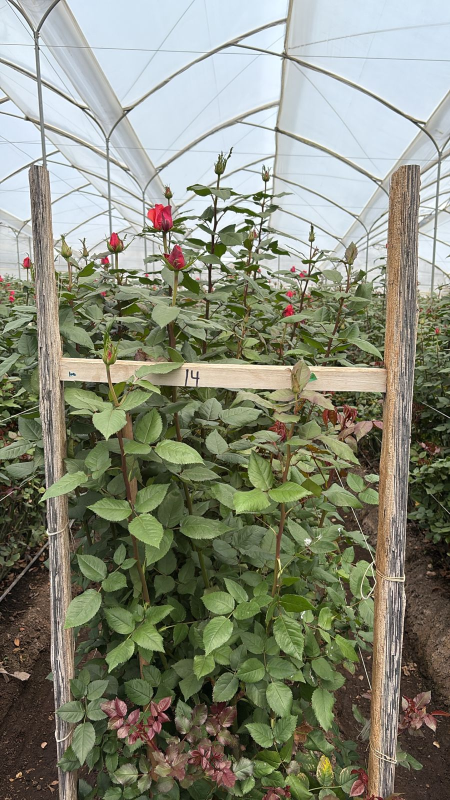
#> input picture app/imagenes/WhatsApp Image 2026-05-28 at 12.37.59 PM.jpeg, 900 x 1600 px (shown at 1/2 size)
$ python -i analisis.py   (imports and definitions only)
#> lines starting #> are read from the running program, lines starting #| are printed output that depends on the picture; after the words box and inside, x2 and y2 are one past the last pixel; in counts of white or black regions, pixels touching at a corner belong together
import cv2
import numpy as np


def preprocesar_imagen(ruta: str):
    imagen = cv2.imread(ruta)
    if imagen is None:
        raise ValueError(f"No se pudo cargar la imagen: {ruta}")
    lab = cv2.cvtColor(imagen, cv2.COLOR_BGR2LAB)
    l, a, b = cv2.split(lab)
    clahe = cv2.createCLAHE(clipLimit=2.5, tileGridSize=(8, 8))
    l = clahe.apply(l)
    lab = cv2.merge((l, a, b))
    imagen = cv2.cvtColor(lab, cv2.COLOR_LAB2BGR)
    alto, ancho = imagen.shape[:2]
    if ancho > 1200:
        factor = 1200 / ancho
        imagen = cv2.resize(imagen, (1200, int(alto * factor)))
    return imagen


def detectar_flores(imagen):
    hsv = cv2.cvtColor(imagen, cv2.COLOR_BGR2HSV)
    rojo1 = cv2.inRange(hsv, np.array([0,   80, 50]),  np.array([12,  255, 255]))
    rojo2 = cv2.inRange(hsv, np.array([150, 60, 50]),  np.array([180, 255, 255]))
    rosa  = cv2.inRange(hsv, np.array([135, 50, 50]),  np.array([175, 255, 255]))
    mascara = cv2.bitwise_or(cv2.bitwise_or(rojo1, rojo2), rosa)
    kernel = np.ones((5, 5), np.uint8)
    mascara = cv2.morphologyEx(mascara, cv2.MORPH_CLOSE, kernel)
    mascara = cv2.morphologyEx(mascara, cv2.MORPH_OPEN,  kernel)
    contornos, _ = cv2.findContours(mascara, cv2.RETR_EXTERNAL, cv2.CHAIN_APPROX_SIMPLE)
    alto_img, ancho_img = imagen.shape[:2]
    area_total = alto_img * ancho_img
    flores = [c for c in contornos if 80 < cv2.contourArea(c) < area_total * 0.10]
    return flores, alto_img


def clasificar_flores_por_altura(flores, alto_imagen: int):
    tallos_cortos = 0
    tallos_medios = 0
    tallos_largos = 0
    for flor in flores:
        x, y, w, h = cv2.boundingRect(flor)
        centro_y = y + h / 2
        posicion_relativa = centro_y / alto_imagen
        if posicion_relativa > 0.65:
            tallos_largos += 1
        elif posicion_relativa > 0.35:
            tallos_medios += 1
        else:
            tallos_cortos += 1
    return tallos_cortos, tallos_medios, tallos_largos


def detectar_etapa_crecimiento(flores, imagen):
    if len(flores) == 0:
        return "sin_flor"
    puntaje_boton = 0
    puntaje_apertura = 0
    puntaje_abierta = 0
    for flor in flores:
        x, y, w, h = cv2.boundingRect(flor)
        ratio = h / w if w > 0 else 1
        if ratio > 1.4:
            puntaje_boton += 1
        elif ratio > 0.9:
            puntaje_apertura += 1
        else:
            puntaje_abierta += 1
    max_p = max(puntaje_boton, puntaje_apertura, puntaje_abierta)
    if max_p == puntaje_boton:
        return "boton_cerrado"
    elif max_p == puntaje_apertura:
        return "en_apertura"
    else:
        return "flor_abierta"


def calcular_confianza(flores, imagen):
    n = len(flores)
    if n == 0:
        return 0.25
    elif n < 3:
        return 0.50
    elif n < 8:
        return 0.72
    elif n < 20:
        return 0.85
    else:
        return 0.91


def analizar_imagen(ruta: str) -> dict:
    try:
        imagen = preprocesar_imagen(ruta)
#> in preprocesar_imagen, imagen is the input picture: shape (1600, 900, 3); mean B, G, R 120.6, 137.9, 134.4
#> in preprocesar_imagen, `l, a, b = cv2.split(lab)`:
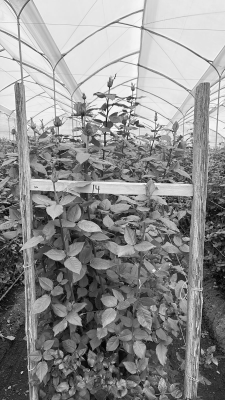
#> l: shape (1600, 900) (shown at 1/4 size); min 0, max 255, mean 141.7
#> in preprocesar_imagen, `l, a, b = cv2.split(lab)`:
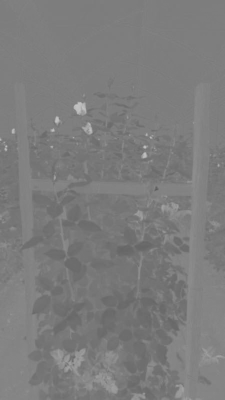
#> a: shape (1600, 900) (shown at 1/4 size); min 87, max 200, mean 123.9
#> in preprocesar_imagen, `l, a, b = cv2.split(lab)`:
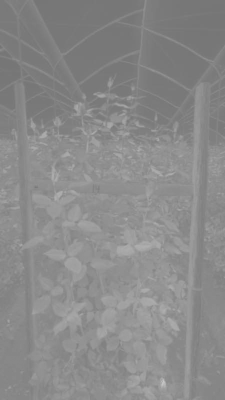
#> b: shape (1600, 900) (shown at 1/4 size); min 114, max 207, mean 137.5
#> in preprocesar_imagen, `l = clahe.apply(l)`:
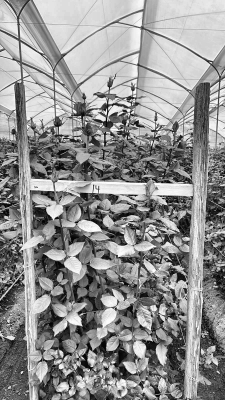
#> l: shape (1600, 900) (shown at 1/4 size); min 0, max 255, mean 144.5
#> in preprocesar_imagen, `imagen = cv2.cvtColor(lab, cv2.COLOR_LAB2BGR)`:
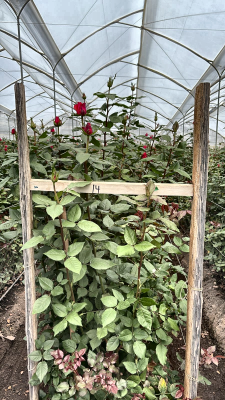
#> imagen: shape (1600, 900, 3) (shown at 1/4 size); mean B, G, R 123.6, 141.1, 137.7
        flores, alto_imagen = detectar_flores(imagen)
#> in detectar_flores, `rojo1 = cv2.inRange(hsv, np.array([0,   80, 50]),  np.array([12,  255,..`:
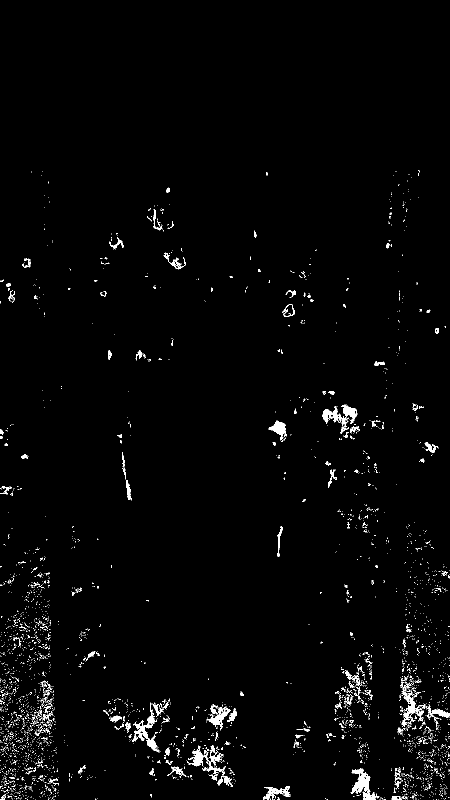
#> rojo1: shape (1600, 900) (shown at 1/2 size); 1.8% white; 3745 white regions (3591 under 20 px), largest, box (x1, y1, x2, y2) and area: (645, 809, 715, 868) 1325, (703, 1537, 757, 1600) 1270, (264, 1405, 319, 1504) 1176
#> in detectar_flores, `mascara = cv2.morphologyEx(mascara, cv2.MORPH_OPEN,  kernel)`:
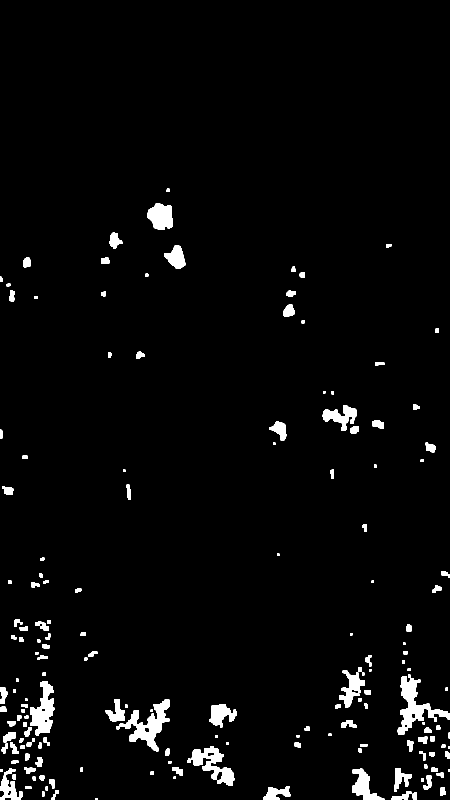
#> mascara: shape (1600, 900) (shown at 1/2 size); 3% white; 168 white regions (1 under 20 px)
#> in detectar_flores, `contornos, _ = cv2.findContours(mascara, cv2.RETR_EXTERNAL, cv2.CHAIN_..`: contornos = 168 contours, 16 with area under 20; largest, box (x1, y1, x2, y2) and area: (795, 1349, 900, 1470) 3624, (232, 1399, 339, 1503) 3560, (383, 1492, 469, 1572) 2851, (60, 1362, 109, 1472) 2772, (294, 407, 346, 459) 1980
#> in detectar_flores, `flores = [c for c in contornos if 80 < cv2.contourArea(c) < area_total..`: flores = 75 contours; largest, box (x1, y1, x2, y2) and area: (795, 1349, 900, 1470) 3624, (232, 1399, 339, 1503) 3560, (383, 1492, 469, 1572) 2851, (60, 1362, 109, 1472) 2772, (294, 407, 346, 459) 1980
#> alto_imagen = 1600
        tallos_cortos, tallos_medios, tallos_largos = clasificar_flores_por_altura(flores, alto_imagen)
#> the loop in clasificar_flores_por_altura, `for flor in flores:` made 75 passes
#> (x, y, w, h, centro_y, posicion_relativa) on passes 1 to 8: (825, 1584, 9, 16, 1592, 0.995), (783, 1582, 40, 18, 1591, 0.994), (103, 1580, 14, 20, 1590, 0.994), (880, 1575, 12, 17, 1583.5, 0.99), (527, 1572, 54, 28, 1586, 0.991), (98, 1559, 11, 18, 1568, 0.98), (847, 1551, 16, 29, 1565.5, 0.978), (78, 1551, 12, 11, 1556.5, 0.973)
#> after the loop in clasificar_flores_por_altura, `for flor in flores:`: tallos_cortos = 6; tallos_largos = 55; tallos_medios = 14
#> tallos_cortos = 6; tallos_medios = 14; tallos_largos = 55
        etapa = detectar_etapa_crecimiento(flores, imagen)
#> the loop in detectar_etapa_crecimiento, `for flor in flores:` made 75 passes
#> (x, y, w, h, ratio) on passes 1 to 8: (825, 1584, 9, 16, 1.78), (783, 1582, 40, 18, 0.45), (103, 1580, 14, 20, 1.43), (880, 1575, 12, 17, 1.42), (527, 1572, 54, 28, 0.519), (98, 1559, 11, 18, 1.64), (847, 1551, 16, 29, 1.81), (78, 1551, 12, 11, 0.917)
        confianza = calcular_confianza(flores, imagen)
        total = tallos_cortos + tallos_medios + tallos_largos
        return {
            "etapa_crecimiento": etapa,
            "tallos_cortos": tallos_cortos,
            "tallos_medios": tallos_medios,
            "tallos_largos": tallos_largos,
            "total_tallos": total,
            "score_confianza": confianza
        }
    except Exception as e:
        return {
            "etapa_crecimiento": "error_analisis",
            "tallos_cortos": 0,
            "tallos_medios": 0,
            "tallos_largos": 0,
            "total_tallos": 0,
            "score_confianza": 0.0
        }

>>> result = analizar_imagen('imagenes/WhatsApp Image 2026-05-28 at 12.37.59 PM.jpeg')

$ run again, on app/imagenes/WhatsApp Image 2026-05-28 at 12.39.01 PM.jpeg
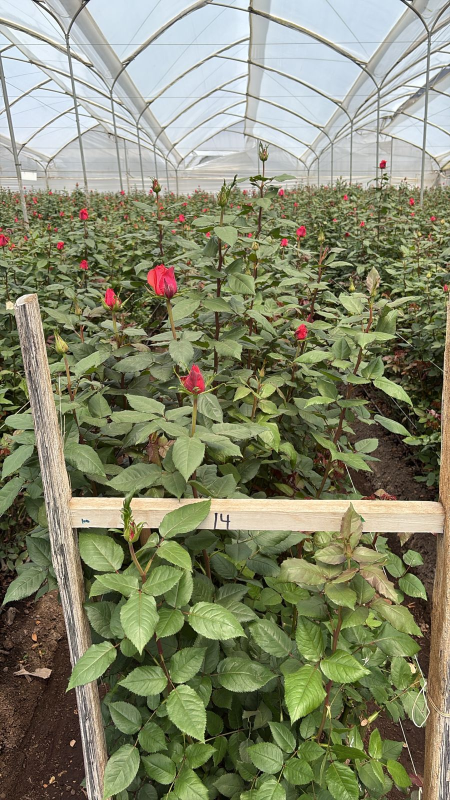
#> input picture app/imagenes/WhatsApp Image 2026-05-28 at 12.39.01 PM.jpeg, 900 x 1600 px (shown at 1/2 size)
#> in preprocesar_imagen, imagen is the input picture: shape (1600, 900, 3); mean B, G, R 107.7, 135.1, 131.9
#> hsv: shape (1600, 900, 3); mean H, S, V 43.4, 91.3, 139.7
#> in detectar_flores, `rojo1 = cv2.inRange(hsv, np.array([0,   80, 50]),  np.array([12,  255,..`:
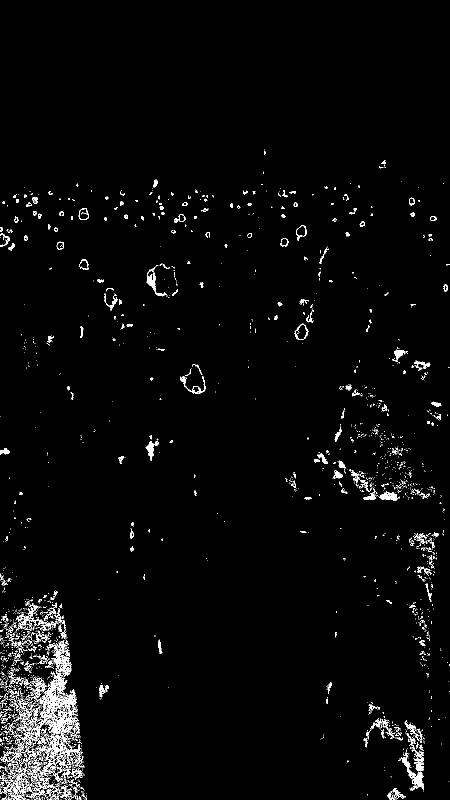
#> rojo1: shape (1600, 900) (shown at 1/2 size); 2.5% white in thin lines or dots, all inside (x1, y1, x2, y2) = (0, 299, 900, 1600)
#> rojo2: shape (1600, 900); 0.47% white; 106 white regions (79 under 20 px), largest, box (x1, y1, x2, y2) and area: (296, 528, 354, 595) 2293, (369, 729, 409, 783) 1255, (211, 578, 230, 612) 482
#> rosa: shape (1600, 900); 0.24% white; 103 white regions (85 under 20 px), largest, box (x1, y1, x2, y2) and area: (313, 536, 354, 594) 1177, (372, 741, 402, 780) 505, (212, 579, 229, 611) 321
#> in detectar_flores, `mascara = cv2.morphologyEx(mascara, cv2.MORPH_OPEN,  kernel)`:
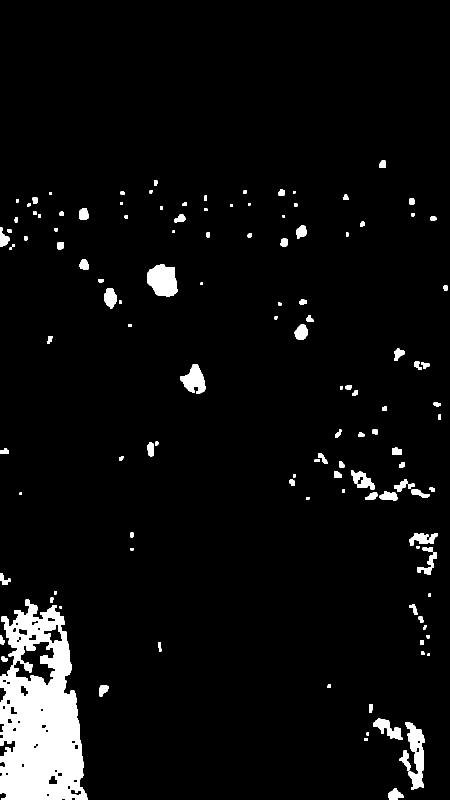
#> mascara: shape (1600, 900) (shown at 1/2 size); 5% white; 126 white regions
#> contornos = 126 contours, 9 with area under 20; largest, box (x1, y1, x2, y2) and area: (0, 1198, 176, 1600) 51882, (294, 528, 355, 593) 2910, (810, 1445, 849, 1580) 2546, (361, 729, 411, 788) 1670, (746, 1437, 805, 1480) 1033
#> in detectar_flores, `flores = [c for c in contornos if 80 < cv2.contourArea(c) < area_total..`: flores = 52 contours; largest, box (x1, y1, x2, y2) and area: (0, 1198, 176, 1600) 51882, (294, 528, 355, 593) 2910, (810, 1445, 849, 1580) 2546, (361, 729, 411, 788) 1670, (746, 1437, 805, 1480) 1033
#> in analizar_imagen, `flores, alto_imagen = detectar_flores(imagen)`: alto_imagen = 1600
#> the loop in clasificar_flores_por_altura, `for flor in flores:` made 52 passes
#> (x, y, w, h, centro_y, posicion_relativa) on passes 1 to 8: (776, 1577, 31, 23, 1588.5, 0.993), (799, 1501, 23, 40, 1521, 0.951), (810, 1445, 39, 135, 1512.5, 0.945), (746, 1437, 59, 43, 1458.5, 0.912), (738, 1409, 8, 16, 1417, 0.886), (198, 1371, 19, 22, 1382, 0.864), (3, 1313, 13, 10, 1318, 0.824), (0, 1271, 10, 18, 1280, 0.8)
#> after the loop in clasificar_flores_por_altura, `for flor in flores:`: tallos_cortos = 12; tallos_largos = 14; tallos_medios = 26
#> in analizar_imagen, `tallos_cortos, tallos_medios, tallos_largos = clasificar_flores_por_al..`: tallos_cortos = 12; tallos_medios = 26; tallos_largos = 14
#> the loop in detectar_etapa_crecimiento, `for flor in flores:` made 52 passes
#> (x, y, w, h, ratio) on passes 1 to 8: (776, 1577, 31, 23, 0.742), (799, 1501, 23, 40, 1.74), (810, 1445, 39, 135, 3.46), (746, 1437, 59, 43, 0.729), (738, 1409, 8, 16, 2), (198, 1371, 19, 22, 1.16), (3, 1313, 13, 10, 0.769), (0, 1271, 10, 18, 1.8)
#> after the loop in detectar_etapa_crecimiento, `for flor in flores:`: puntaje_abierta = 17; puntaje_apertura = 25; puntaje_boton = 10
#> max_p = 25
#> etapa = 'en_apertura'
#> n = 52
#> confianza = 0.91
#> total = 52
#> result = {'etapa_crecimiento': 'en_apertura', 'tallos_cortos': 12, 'tallos_medios': 26, 'tallos_largos': 14, 'total_tallos': 52, 'score_confianza': 0.91}

$ run again, on app/imagenes/WhatsApp Image 2026-05-28 at 12.39.09 PM.jpeg
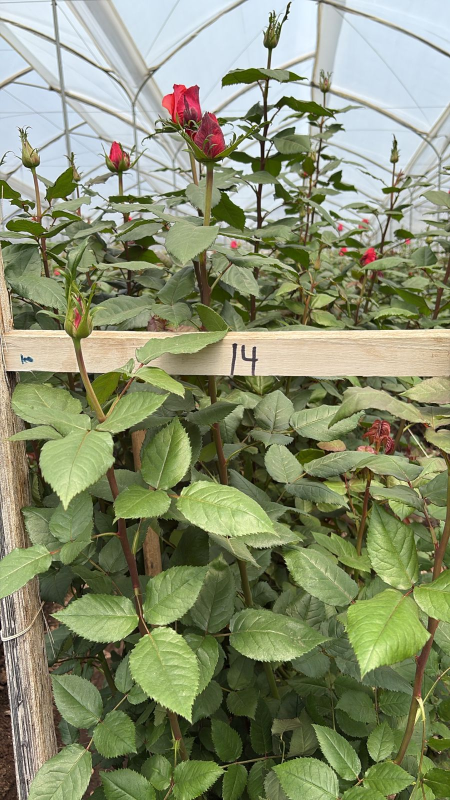
#> input picture app/imagenes/WhatsApp Image 2026-05-28 at 12.39.09 PM.jpeg, 900 x 1600 px (shown at 1/2 size)
#> in preprocesar_imagen, imagen is the input picture: shape (1600, 900, 3); mean B, G, R 111.4, 143.2, 135.8
#> hsv: shape (1600, 900, 3); mean H, S, V 47.8, 99.2, 143.2
#> in detectar_flores, `rojo1 = cv2.inRange(hsv, np.array([0,   80, 50]),  np.array([12,  255,..`:
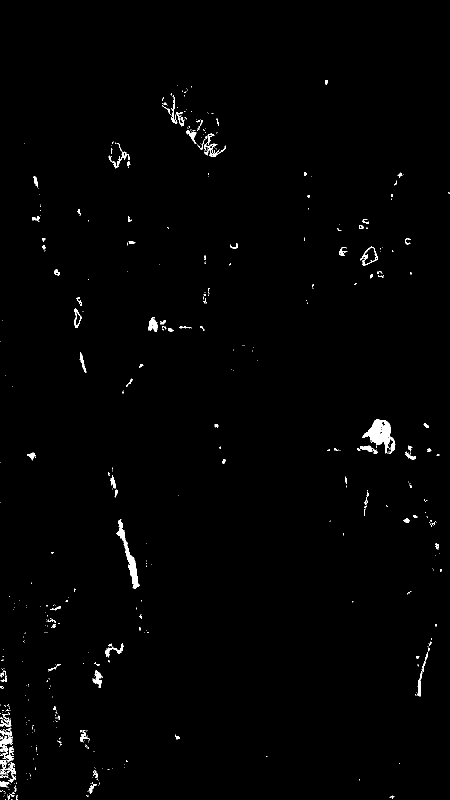
#> rojo1: shape (1600, 900) (shown at 1/2 size); 0.92% white; 537 white regions (437 under 20 px), largest, box (x1, y1, x2, y2) and area: (725, 839, 791, 908) 2013, (232, 1038, 279, 1178) 1345, (0, 1460, 27, 1523) 626
#> rojo2: shape (1600, 900); 0.63% white; 46 white regions (33 under 20 px), largest, box (x1, y1, x2, y2) and area: (324, 168, 450, 312) 6892, (219, 282, 244, 333) 733, (727, 496, 754, 528) 474
#> rosa: shape (1600, 900); 0.45% white; 70 white regions (58 under 20 px), largest, box (x1, y1, x2, y2) and area: (346, 168, 404, 242) 2923, (388, 225, 450, 307) 2061, (219, 282, 243, 332) 596
#> in detectar_flores, `mascara = cv2.morphologyEx(mascara, cv2.MORPH_OPEN,  kernel)`:
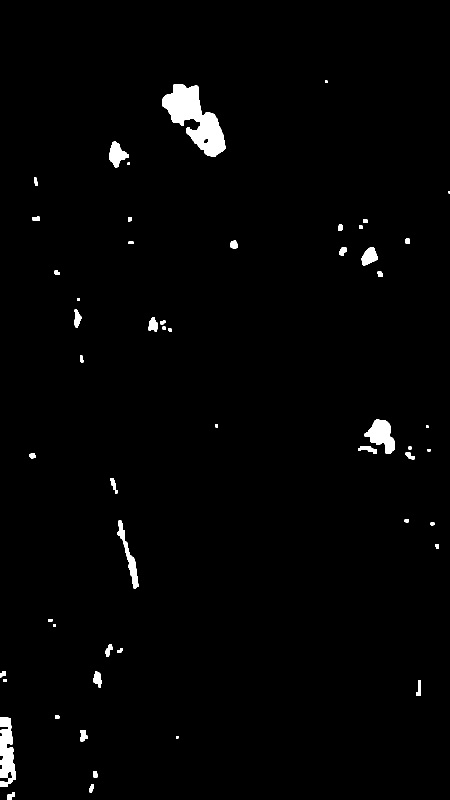
#> mascara: shape (1600, 900) (shown at 1/2 size); 1.6% white; 54 white regions (1 under 20 px)
#> contornos = 54 contours, 5 with area under 20; largest, box (x1, y1, x2, y2) and area: (324, 169, 451, 314) 8427, (0, 1435, 32, 1574) 2810, (729, 839, 790, 907) 2209, (218, 283, 258, 335) 1052, (247, 1082, 278, 1177) 924
#> in detectar_flores, `flores = [c for c in contornos if 80 < cv2.contourArea(c) < area_total..`: flores = 24 contours; largest, box (x1, y1, x2, y2) and area: (324, 169, 451, 314) 8427, (0, 1435, 32, 1574) 2810, (729, 839, 790, 907) 2209, (218, 283, 258, 335) 1052, (247, 1082, 278, 1177) 924
#> in analizar_imagen, `flores, alto_imagen = detectar_flores(imagen)`: alto_imagen = 1600
#> the loop in clasificar_flores_por_altura, `for flor in flores:` made 24 passes
#> (x, y, w, h, centro_y, posicion_relativa) on passes 1 to 8: (15, 1584, 15, 16, 1592, 0.995), (179, 1568, 9, 17, 1576.5, 0.985), (161, 1460, 14, 23, 1471.5, 0.92), (0, 1435, 32, 139, 1504.5, 0.94), (832, 1360, 10, 32, 1376, 0.86), (186, 1343, 17, 32, 1359, 0.849), (211, 1289, 15, 25, 1301.5, 0.813), (247, 1082, 31, 95, 1129.5, 0.706)
#> after the loop in clasificar_flores_por_altura, `for flor in flores:`: tallos_cortos = 8; tallos_largos = 9; tallos_medios = 7
#> in analizar_imagen, `tallos_cortos, tallos_medios, tallos_largos = clasificar_flores_por_al..`: tallos_cortos = 8; tallos_medios = 7; tallos_largos = 9
#> the loop in detectar_etapa_crecimiento, `for flor in flores:` made 24 passes
#> (x, y, w, h, ratio) on passes 1 to 8: (15, 1584, 15, 16, 1.07), (179, 1568, 9, 17, 1.89), (161, 1460, 14, 23, 1.64), (0, 1435, 32, 139, 4.34), (832, 1360, 10, 32, 3.2), (186, 1343, 17, 32, 1.88), (211, 1289, 15, 25, 1.67), (247, 1082, 31, 95, 3.06)
#> after the loop in detectar_etapa_crecimiento, `for flor in flores:`: puntaje_abierta = 4; puntaje_apertura = 9; puntaje_boton = 11
#> etapa = 'boton_cerrado'
#> n = 24
#> confianza = 0.91
#> total = 24
#> result = {'etapa_crecimiento': 'boton_cerrado', 'tallos_cortos': 8, 'tallos_medios': 7, 'tallos_largos': 9, 'total_tallos': 24, 'score_confianza': 0.91}
